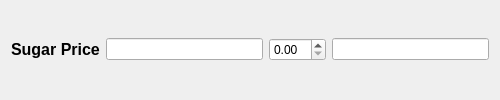
<?xml version="1.0" encoding="UTF-8"?>
<ui version="4.0">
 <class>Form</class>
 <widget class="QWidget" name="Form">
  <property name="geometry">
   <rect>
    <x>0</x>
    <y>0</y>
    <width>500</width>
    <height>100</height>
   </rect>
  </property>
  <property name="windowTitle">
   <string>Form</string>
  </property>
  <layout class="QVBoxLayout" name="verticalLayout">
   <item>
    <layout class="QHBoxLayout" name="horizontalLayout">
     <item>
      <widget class="QLabel" name="label">
       <property name="font">
        <font>
         <pointsize>12</pointsize>
         <weight>75</weight>
         <bold>true</bold>
        </font>
       </property>
       <property name="text">
        <string>Sugar Price</string>
       </property>
      </widget>
     </item>
     <item>
      <widget class="QLineEdit" name="price"/>
     </item>
     <item>
      <widget class="QDoubleSpinBox" name="dSpin"/>
     </item>
     <item>
      <widget class="QLineEdit" name="total"/>
     </item>
    </layout>
   </item>
  </layout>
 </widget>
 <resources/>
 <connections/>
</ui>
